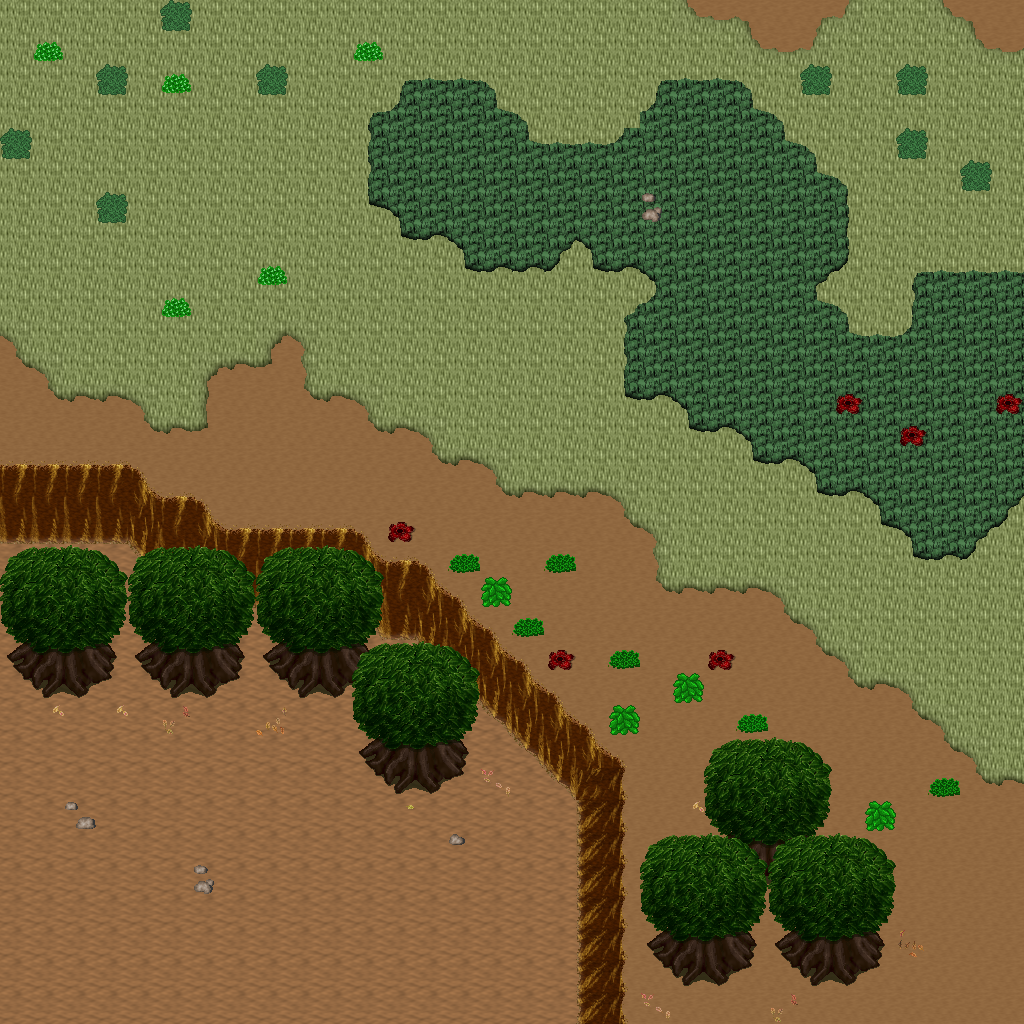

A 2D game scene composited from a Tiled map and its tileset images. What follows is a short description and the map's XML, with each tile layer's data collapsed to a summary:
An orthogonal 32x32 tile map with 32x32 px tiles, 5 tile layers (Ground, Objects, Objects2, Above, ...), 1 hidden layer not drawn, 53 tilesets.

<map version="1.10" tiledversion="1.11.0" orientation="orthogonal" renderorder="right-down" width="32" height="32" tilewidth="32" tileheight="32" infinite="0" nextlayerid="11" nextobjectid="1">
 <tileset firstgid="1" name="logic_collision" tilewidth="32" tileheight="32" tilecount="1" columns="1">
  <image source="../drawable/logic_collision.png" width="32" height="32" />
 </tileset>
 <tileset firstgid="2" name="ground_ground" tilewidth="32" tileheight="32" tilecount="33" columns="3">
  <image source="../drawable/ground_ground.png" width="96" height="352" />
 </tileset>
 <tileset firstgid="35" name="building_castle" tilewidth="32" tileheight="32" tilecount="320" columns="20">
  <image source="../drawable/building_castle.png" width="640" height="512" />
 </tileset>
 <tileset firstgid="355" name="ground_brown_paving" tilewidth="32" tileheight="32" tilecount="2" columns="2">
  <image source="../drawable/ground_brown_paving.png" width="64" height="32" />
 </tileset>
 <tileset firstgid="357" name="ground_water_water_bubbles" tilewidth="32" tileheight="32" tilecount="32" columns="8">
  <image source="../drawable/ground_water_water_bubbles.png" width="256" height="128" />
 </tileset>
 <tileset firstgid="389" name="ground_indoor_black_hole" tilewidth="32" tileheight="32" tilecount="12" columns="3">
  <image source="../drawable/ground_indoor_black_hole.png" width="96" height="128" />
 </tileset>
 <tileset firstgid="401" name="ground_ridge_earth_dark" tilewidth="32" tileheight="32" tilecount="96" columns="12">
  <image source="../drawable/ground_ridge_earth_dark.png" width="384" height="256" />
 </tileset>
 <tileset firstgid="497" name="building_roof_red" tilewidth="32" tileheight="32" tilecount="20" columns="5">
  <image source="../drawable/building_roof_red.png" width="160" height="128" />
 </tileset>
 <tileset firstgid="517" name="building_wall_wall_brown" tilewidth="32" tileheight="32" tilecount="12" columns="3">
  <image source="../drawable/building_wall_wall_brown.png" width="96" height="128" />
 </tileset>
 <tileset firstgid="529" name="plant_bush_bushes" tilewidth="32" tileheight="32" tilecount="10" columns="5">
  <image source="../drawable/plant_bush_bushes.png" width="160" height="64" />
 </tileset>
 <tileset firstgid="539" name="plant_leaves" tilewidth="32" tileheight="32" tilecount="8" columns="4">
  <image source="../drawable/plant_leaves.png" width="128" height="64" />
 </tileset>
 <tileset firstgid="547" name="object_well" tilewidth="32" tileheight="32" tilecount="4" columns="2">
  <image source="../drawable/object_well.png" width="64" height="64" />
 </tileset>
 <tileset firstgid="551" name="building_wall_wood" tilewidth="32" tileheight="32" tilecount="16" columns="4">
  <image source="../drawable/building_wall_wood.png" width="128" height="128" />
 </tileset>
 <tileset firstgid="567" name="ground_earth_edges" tilewidth="32" tileheight="32" tilecount="18" columns="6">
  <image source="../drawable/ground_earth_edges.png" width="192" height="96" />
 </tileset>
 <tileset firstgid="585" name="ground_grass_corners" tilewidth="32" tileheight="32" tilecount="24" columns="6">
  <image source="../drawable/ground_grass_corners.png" width="192" height="128" />
 </tileset>
 <tileset firstgid="609" name="ground_rock_pebbles" tilewidth="32" tileheight="32" tilecount="3" columns="1">
  <image source="../drawable/ground_rock_pebbles.png" width="32" height="96" />
 </tileset>
 <tileset firstgid="612" name="furniture_other_stick" tilewidth="32" tileheight="32" tilecount="2" columns="1">
  <image source="../drawable/furniture_other_stick.png" width="32" height="64" />
 </tileset>
 <tileset firstgid="614" name="plant_grasses" tilewidth="32" tileheight="32" tilecount="6" columns="3">
  <image source="../drawable/plant_grasses.png" width="96" height="64" />
 </tileset>
 <tileset firstgid="620" name="item_armor_sword_rack" tilewidth="32" tileheight="32" tilecount="4" columns="2">
  <image source="../drawable/item_armor_sword_rack.png" width="64" height="64" />
 </tileset>
 <tileset firstgid="624" name="building_roof_yellow" tilewidth="32" tileheight="32" tilecount="20" columns="5">
  <image source="../drawable/building_roof_yellow.png" width="160" height="128" />
 </tileset>
 <tileset firstgid="644" name="building_roof_blue" tilewidth="32" tileheight="32" tilecount="20" columns="5">
  <image source="../drawable/building_roof_blue.png" width="160" height="128" />
 </tileset>
 <tileset firstgid="664" name="plant_tree_tree_darkgreen" tilewidth="32" tileheight="32" tilecount="88" columns="8">
  <image source="../drawable/plant_tree_tree_darkgreen.png" width="256" height="352" />
 </tileset>
 <tileset firstgid="752" name="building_door_door_n" tilewidth="32" tileheight="32" tilecount="6" columns="3">
  <image source="../drawable/building_door_door_n.png" width="96" height="64" />
 </tileset>
 <tileset firstgid="758" name="item_pot_dark_barrel" tilewidth="32" tileheight="32" tilecount="2" columns="1">
  <image source="../drawable/item_pot_dark_barrel.png" width="32" height="64" />
 </tileset>
 <tileset firstgid="760" name="building_roof_green" tilewidth="32" tileheight="32" tilecount="20" columns="5">
  <image source="../drawable/building_roof_green.png" width="160" height="128" />
 </tileset>
 <tileset firstgid="780" name="building_wall_stone" tilewidth="32" tileheight="32" tilecount="12" columns="3">
  <image source="../drawable/building_wall_stone.png" width="96" height="128" />
 </tileset>
 <tileset firstgid="792" name="item_statue_metal_and_stone" tilewidth="32" tileheight="32" tilecount="6" columns="3">
  <image source="../drawable/item_statue_metal_and_stone.png" width="96" height="64" />
 </tileset>
 <tileset firstgid="798" name="ground_ladder_steps" tilewidth="32" tileheight="32" tilecount="6" columns="3">
  <image source="../drawable/ground_ladder_steps.png" width="96" height="64" />
 </tileset>
 <tileset firstgid="804" name="item_armor_armor" tilewidth="32" tileheight="32" tilecount="4" columns="4">
  <image source="../drawable/item_armor_armor.png" width="128" height="32" />
 </tileset>
 <tileset firstgid="808" name="logic_portal" tilewidth="32" tileheight="32" tilecount="24" columns="8">
  <image source="../drawable/logic_portal.png" width="256" height="96" />
 </tileset>
 <tileset firstgid="832" name="logic_creature_human_soldier" tilewidth="32" tileheight="32" tilecount="16" columns="8">
  <image source="../drawable/logic_creature_human_soldier.png" width="256" height="64" />
 </tileset>
 <tileset firstgid="848" name="ground_ladder_horizontal_dark" tilewidth="32" tileheight="32" tilecount="3" columns="1">
  <image source="../drawable/ground_ladder_horizontal_dark.png" width="32" height="96" />
 </tileset>
 <tileset firstgid="851" name="building_door_closed" tilewidth="32" tileheight="32" tilecount="1" columns="1">
  <image source="../drawable/building_door_closed.png" width="32" height="32" />
 </tileset>
 <tileset firstgid="852" name="ground_green_paving" tilewidth="32" tileheight="32" tilecount="18" columns="3">
  <image source="../drawable/ground_green_paving.png" width="96" height="192" />
 </tileset>
 <tileset firstgid="870" name="ground_earth_edges_yellowgreen" tilewidth="32" tileheight="32" tilecount="15" columns="5">
  <image source="../drawable/ground_earth_edges_yellowgreen.png" width="160" height="96" />
 </tileset>
 <tileset firstgid="885" name="ground_grass_2" tilewidth="32" tileheight="32" tilecount="21" columns="3">
  <image source="../drawable/ground_grass_2.png" width="96" height="224" />
 </tileset>
 <tileset firstgid="906" name="plant_tree_spruce" tilewidth="32" tileheight="32" tilecount="6" columns="2">
  <image source="../drawable/plant_tree_spruce.png" width="64" height="96" />
 </tileset>
 <tileset firstgid="912" name="plant_tree_evergreen" tilewidth="32" tileheight="32" tilecount="36" columns="3">
  <image source="../drawable/plant_tree_evergreen.png" width="96" height="384" />
 </tileset>
 <tileset firstgid="948" name="plant_stump_stump_pale_brown" tilewidth="32" tileheight="32" tilecount="4" columns="2">
  <image source="../drawable/plant_stump_stump_pale_brown.png" width="64" height="64" />
 </tileset>
 <tileset firstgid="952" name="plant_bush_bricked_bushes" tilewidth="32" tileheight="32" tilecount="6" columns="2">
  <image source="../drawable/plant_bush_bricked_bushes.png" width="64" height="96" />
 </tileset>
 <tileset firstgid="958" name="item_statue_wolf_statue" tilewidth="32" tileheight="32" tilecount="6" columns="2">
  <image source="../drawable/item_statue_wolf_statue.png" width="64" height="96" />
 </tileset>
 <tileset firstgid="964" name="item_pot_pot_tall" tilewidth="32" tileheight="32" tilecount="2" columns="1">
  <image source="../drawable/item_pot_pot_tall.png" width="32" height="64" />
 </tileset>
 <tileset firstgid="966" name="furniture_chair_bench_wooden" tilewidth="32" tileheight="32" tilecount="8" columns="2">
  <image source="../drawable/furniture_chair_bench_wooden.png" width="64" height="128" />
 </tileset>
 <tileset firstgid="974" name="item_statue_plants_potted_stone" tilewidth="32" tileheight="32" tilecount="6" columns="3">
  <image source="../drawable/item_statue_plants_potted_stone.png" width="96" height="64" />
 </tileset>
 <tileset firstgid="980" name="ground_dry_grass" tilewidth="32" tileheight="32" tilecount="54" columns="9">
  <image source="../drawable/ground_dry_grass.png" width="288" height="192" />
 </tileset>
 <tileset firstgid="1034" name="light_door_light" tilewidth="32" tileheight="32" tilecount="12" columns="3">
  <image source="../drawable/light_door_light.png" width="96" height="128" />
 </tileset>
 <tileset firstgid="1046" name="furniture_light_dark_torch" tilewidth="32" tileheight="32" tilecount="8" columns="2">
  <image source="../drawable/furniture_light_dark_torch.png" width="64" height="128" />
 </tileset>
 <tileset firstgid="1054" name="light_dim_yellow_light_5x5" tilewidth="32" tileheight="32" tilecount="25" columns="5">
  <image source="../drawable/light_dim_yellow_light_5x5.png" width="160" height="160" />
 </tileset>
 <tileset firstgid="1079" name="ground_ladder_vertical_dark" tilewidth="32" tileheight="32" tilecount="3" columns="3">
  <image source="../drawable/ground_ladder_vertical_dark.png" width="96" height="32" />
 </tileset>
 <tileset firstgid="1082" name="ground_rock_huge_boulder" tilewidth="32" tileheight="32" tilecount="20" columns="5">
  <image source="../drawable/ground_rock_huge_boulder.png" width="160" height="128" />
 </tileset>
 <tileset firstgid="1102" name="logic_creature_fowl" tilewidth="32" tileheight="32" tilecount="6" columns="6">
  <image source="../drawable/logic_creature_fowl.png" width="192" height="32" />
 </tileset>
 <tileset firstgid="1108" name="object_mine_rails_2" tilewidth="32" tileheight="32" tilecount="64" columns="8">
  <image source="../drawable/object_mine_rails_2.png" width="256" height="256" />
 </tileset>
 <tileset firstgid="1172" name="logic_creature_mutant" tilewidth="32" tileheight="32" tilecount="7" columns="7">
  <image source="../drawable/logic_creature_mutant.png" width="224" height="32" />
 </tileset>
 <layer id="1" name="Ground" width="32" height="32">
  <data>[1024 cells, 1024 non-empty, 4 distinct tile ids]</data>
 </layer>
 <layer id="2" name="Objects" width="32" height="32">
  <data>[1024 cells, 298 non-empty, 57 distinct tile ids]</data>
 </layer>
 <layer id="3" name="Objects2" width="32" height="32">
  <data>[1024 cells, 18 non-empty, 6 distinct tile ids]</data>
 </layer>
 <layer id="4" name="Above" width="32" height="32">
  <data>[1024 cells, 78 non-empty, 14 distinct tile ids]</data>
 </layer>
 <layer id="5" name="Above2" width="32" height="32">
  <data>[1024 cells, 12 non-empty, 4 distinct tile ids]</data>
 </layer>
 <layer id="6" name="Walkable" width="32" height="32" visible="0">
  <data>[1024 cells, 124 non-empty, 1 distinct tile ids]</data>
 </layer>
 <objectgroup id="7" name="Mapevents" />
 <objectgroup id="8" name="Spawn" />
 <objectgroup id="9" name="Keys" />
 <objectgroup id="10" name="Replace" />
</map>
